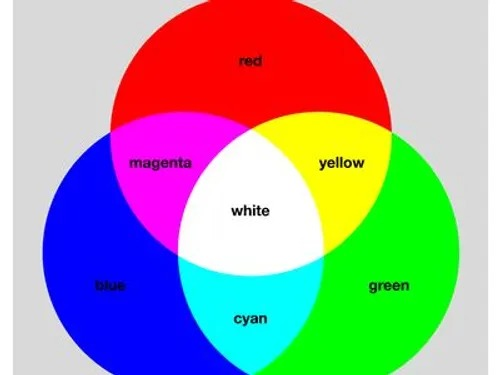
#> input picture images/RGB_image.jpg, 500 x 375 px, found by its file name
$ python image_pixel_range.py
#> lines starting #> are read from the running program, lines starting #| are printed output that depends on the picture; after the words box and inside, x2 and y2 are one past the last pixel; in counts of white or black regions, pixels touching at a corner belong together
import numpy as np
import matplotlib.pyplot as plt
from PIL import Image

# Load the color image
input_image_path = r"C:\Users\ASUS\Desktop\image mid\images\RGB_image.jpg"  # Replace with your image path
image = Image.open(input_image_path)
#> image is the input picture: PIL image 500x375 RGB; mean R, G, B 161.5, 160, 159.6
image_np = np.array(image)

# keep only red pixels (you can adjust this)
lower_color = np.array([0, 0, 0])  # Lower bound (R, G, B)
upper_color = np.array([100, 255, 100])  # Upper bound (R, G, B)

# Create a mask for pixels within the specified color range
mask = np.all((image_np >= lower_color) & (image_np <= upper_color), axis=-1)
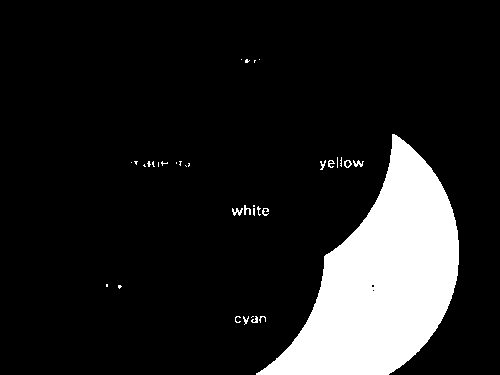
#> mask: shape (375, 500) bool; 13.2% white; 35 white regions (24 under 20 px), largest, box (x1, y1, x2, y2) and area: (256, 134, 459, 375) 24316, (232, 208, 243, 216) 47, (353, 160, 364, 167) 41

# Create an output image where only the specified color pixels are retained
output_image_np = np.zeros_like(image_np)
output_image_np[mask] = image_np[mask]
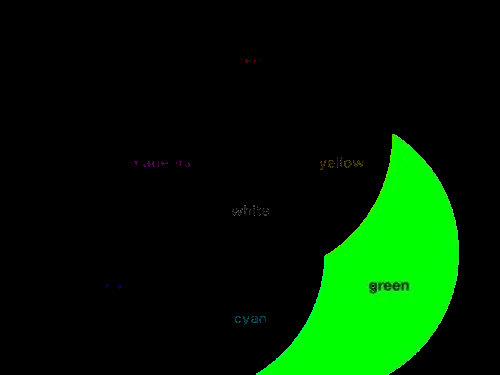
#> output_image_np: shape (375, 500, 3); mean R, G, B 0.6, 32.7, 0.7

# Convert the output image back to PIL format
output_image = Image.fromarray(output_image_np)

#Plot the original and filtered images side by side
plt.figure(figsize=(12, 6))
plt.subplot(1, 2, 1)
plt.imshow(image)
plt.title('Original Image')
plt.axis('off')

plt.subplot(1, 2, 2)
plt.imshow(output_image)
plt.title('Filtered Image (Color Range)')
plt.axis('off')

plt.tight_layout()
plt.show()
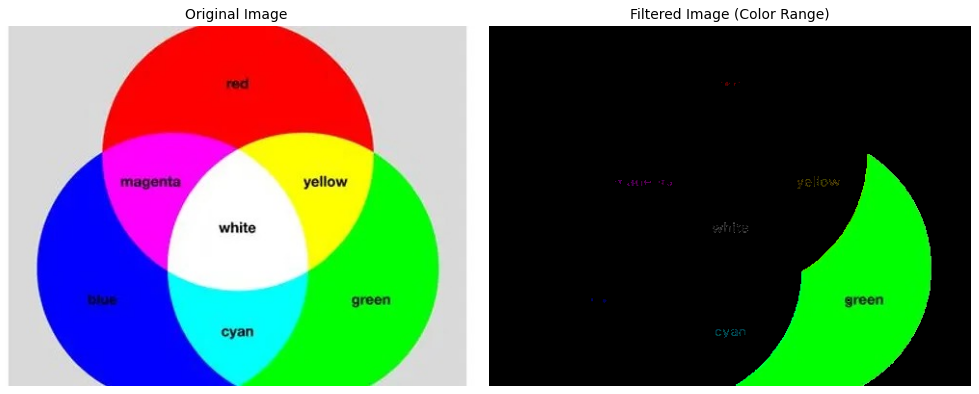
#> figure drawn by matplotlib, 2 panels
